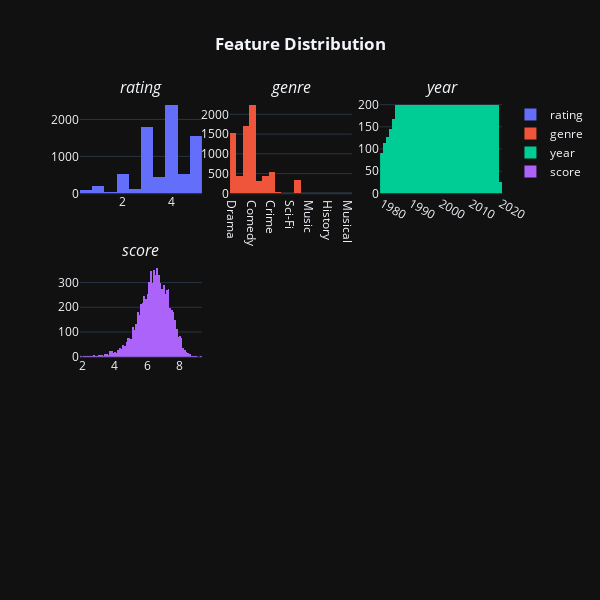

The notebook cell saved with this chart:
### Markdown cell above
Feature Engineering and Selection

1. Feature distribution
2. Popular genres based on score
3. Movies based on genres
4. Popular genre based on mean score
5. Top 10 popular actor/actress (star)
6. Top 10 popular actor/actress (star) with the most votes
7. Top 10 popular directors
8. Top 25 movies based on the highest budget
9. Top 25 movies sort by score
10. Top 25 movies based on the highest gross

### Code cell
#feature distribution of the dataset

feature_distribution = make_subplots(rows=3, cols=3, subplot_titles=('<i>rating', '<i>genre', '<i>year', '<i>score'))
feature_distribution.add_trace(go.Histogram(x=movie['rating'], name='rating'), row=1, col=1)
feature_distribution.add_trace(go.Histogram(x=movie['genre'], name='genre'), row=1, col=2)
feature_distribution.add_trace(go.Histogram(x=movie['year'], name='year'), row=1, col=3)
feature_distribution.add_trace(go.Histogram(x=movie['score'], name='score'), row=2, col=1)

feature_distribution.update_layout(height=600, width=600, title_text='<b>Feature Distribution</b>')
feature_distribution.update_layout(template='plotly_dark', title_x=0.5)
feature_distribution.show()

### Figure 1 — Plotly figure (JSON) as saved in the notebook; plotly's stock layout.template omitted (floating-point values rounded to 4 significant figures; data arrays with more than 128 entries replaced by an {"elided": "..."} marker saying what was removed)
{"data": [{"name": "rating", "type": "histogram", "x": {"elided": "7668 float values"}, "xaxis": "x", "yaxis": "y"}, {"name": "genre", "type": "histogram", "x": {"elided": "7668 str values"}, "xaxis": "x2", "yaxis": "y2"}, {"name": "year", "type": "histogram", "x": {"elided": "7668 int values"}, "xaxis": "x3", "yaxis": "y3"}, {"name": "score", "type": "histogram", "x": {"elided": "7668 float values"}, "xaxis": "x4", "yaxis": "y4"}], "layout": {"annotations": [{"font": {"size": 16}, "showarrow": false, "text": "<i>rating", "x": 0.1444, "xanchor": "center", "xref": "paper", "y": 1, "yanchor": "bottom", "yref": "paper"}, {"font": {"size": 16}, "showarrow": false, "text": "<i>genre", "x": 0.5, "xanchor": "center", "xref": "paper", "y": 1, "yanchor": "bottom", "yref": "paper"}, {"font": {"size": 16}, "showarrow": false, "text": "<i>year", "x": 0.8556, "xanchor": "center", "xref": "paper", "y": 1, "yanchor": "bottom", "yref": "paper"}, {"font": {"size": 16}, "showarrow": false, "text": "<i>score", "x": 0.1444, "xanchor": "center", "xref": "paper", "y": 0.6111, "yanchor": "bottom", "yref": "paper"}], "height": 600, "title": {"text": "<b>Feature Distribution</b>", "x": 0.5}, "width": 600, "xaxis": {"anchor": "y", "domain": [0, 0.2889]}, "xaxis2": {"anchor": "y2", "domain": [0.3556, 0.6444]}, "xaxis3": {"anchor": "y3", "domain": [0.7111, 1]}, "xaxis4": {"anchor": "y4", "domain": [0, 0.2889]}, "xaxis5": {"anchor": "y5", "domain": [0.3556, 0.6444]}, "xaxis6": {"anchor": "y6", "domain": [0.7111, 1]}, "xaxis7": {"anchor": "y7", "domain": [0, 0.2889]}, "xaxis8": {"anchor": "y8", "domain": [0.3556, 0.6444]}, "xaxis9": {"anchor": "y9", "domain": [0.7111, 1]}, "yaxis": {"anchor": "x", "domain": [0.7778, 1]}, "yaxis2": {"anchor": "x2", "domain": [0.7778, 1]}, "yaxis3": {"anchor": "x3", "domain": [0.7778, 1]}, "yaxis4": {"anchor": "x4", "domain": [0.3889, 0.6111]}, "yaxis5": {"anchor": "x5", "domain": [0.3889, 0.6111]}, "yaxis6": {"anchor": "x6", "domain": [0.3889, 0.6111]}, "yaxis7": {"anchor": "x7", "domain": [0, 0.2222]}, "yaxis8": {"anchor": "x8", "domain": [0, 0.2222]}, "yaxis9": {"anchor": "x9", "domain": [0, 0.2222]}}}
